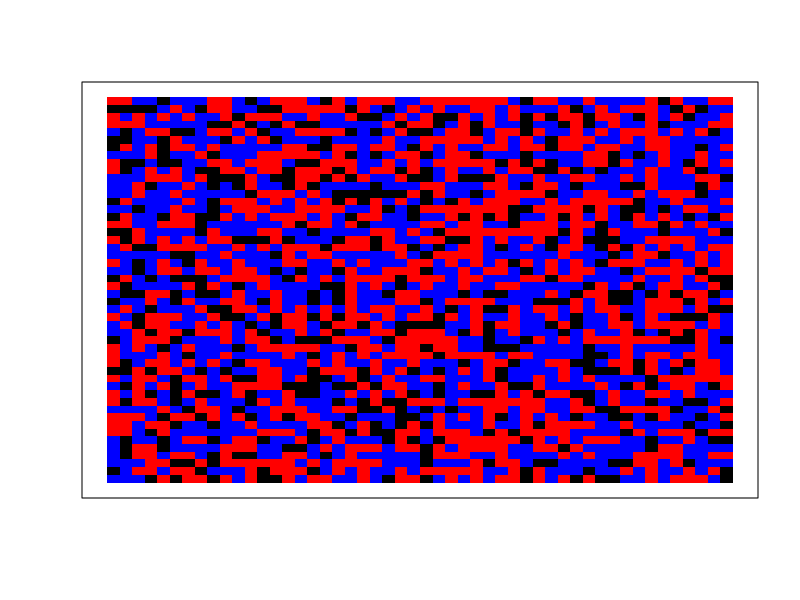
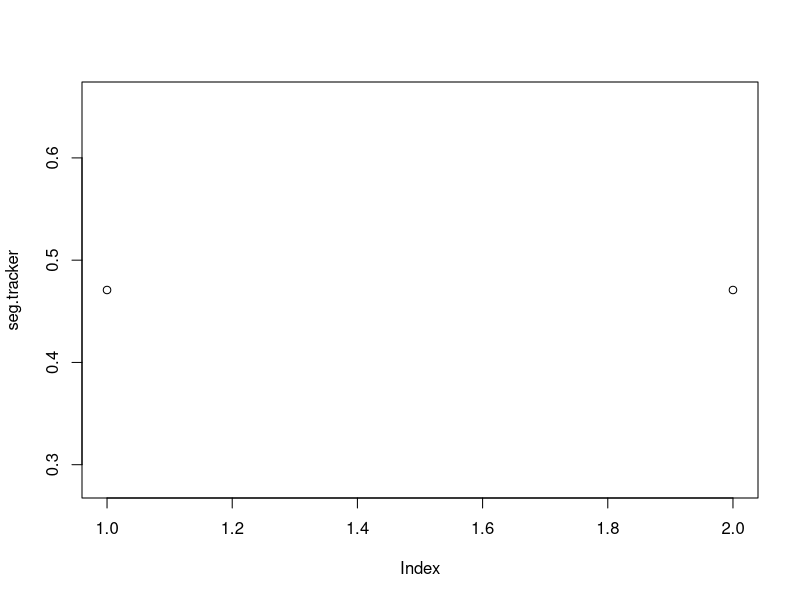

Write R code to recreate these figures, in order.
# model parameters ####
rows <- 50 
cols <- 50
proportion.group.1 <- .5 # proportion of red agents
empty <- .2 # proportion of grid that will be empty space
min.similarity <- 3/8 # minimum proportion of neighbors that are the same type to not move

# create.grid ####
# generates a rows x column matrix and randomly places the initial population
# values in the matrix are either 0, 1, or 2
# if 0, the space is empty
# 1 and 2 represent the two different groups
create.grid <- function(rows, cols, proportion.group.1, empty){
  pop.size.group.1 <- (rows*cols)*(1-empty)*proportion.group.1
  pop.size.group.2 <- (rows*cols)*(1-empty)*(1-proportion.group.1)
  
  initial.population <- sample(c(
    rep(1, pop.size.group.1), 
    rep(2, pop.size.group.2), 
    rep(0, (rows*cols)-pop.size.group.1-pop.size.group.2)
  ))
  grid <- matrix(initial.population, nrow=rows, ncol=cols)
}

# visualize.grid ####
# outputs a visualization of the grid, with red squares representing group 1,
# blue squares group 2, and black squares empty locations.
visualize.grid <- function(grid){
  image(grid, col=c('black','red','blue'), xaxs=NULL, yaxs=NULL, xaxt='n', yaxt='n')
}

# empty.locations ####
# returns all the locations in the grid that are empty
# output is an N x 2 array, with N equal to the number of empty locations
# the 2 columns contain the row and column of the empty location.
empty.locations <- function(grid){
  return(which(grid==0, arr.ind=T))
}

# similarity.to.center ####
# takes a grid and the center.val of that grid and returns
# the proportion of cells that are the same as the center,
# ignoring empty cells. the center.val must be specified
# manually in case the grid has an even number of rows or 
# columns
similarity.to.center <- function(grid.subset, center.val){
  if(center.val == 0){ return(NA) }
  same <- sum(grid.subset==center.val) - 1
  not.same <- sum(grid.subset!=center.val) - sum(grid.subset==0)
  return(same/(same+not.same))
}

# segregation ####
# computes the proportion of neighbors who are from the same group
segregation <- function(grid){
  same.count <- 0
  diff.count <- 0
  for(row in 1:(nrow(grid)-1)){
    for(col in 1:(ncol(grid)-1)){
      if(grid[row,col] != 0 && grid[row+1,col+1] != 0){
        if(grid[row,col] != grid[row+1,col+1]){
          diff.count <- diff.count + 1
        } else {
          same.count <- same.count + 1
        }
      }
    }
  }
  return(same.count / (same.count + diff.count))
}

# unhappy.agents ####
# takes a grid and a minimum similarity threshold and computes
# a list of all of the agents that are unhappy with their 
# current location. the output is N x 2, with N equal to the
# number of unhappy agents and the columns representing the 
# location (row, col) of the unhappy agent in the grid
unhappy.agents <- function(grid, min.similarity){
  grid.copy <- grid
  for(row in 1:rows){
    for(col in 1:cols){
      similarity.score <- similarity.to.center(grid[max(0, row-1):min(rows,row+1), max(0,col-1):min(cols,col+1)], grid[row,col])
      if(is.na(similarity.score)){
        grid.copy[row,col] <- NA
      } else {
        grid.copy[row,col] <- similarity.score >= min.similarity
      }
    }
  }
  return(which(grid.copy==FALSE, arr.ind = T))
}

# one.round ####
# runs a single round of the simulation. the round starts by finding
# all of the unhappy agents and empty spaces. then unhappy agents are randomly
# assigned to a new empty location. a new grid is generated to reflect all of
# the moves that took place.
one.round <- function(grid, min.similarity){
#new.grid<-grid
empty.spaces<- empty.locations(grid)
unhappy<- unhappy.agents(grid, min.similarity)
empty.spaces<- empty.spaces[ sample(1:nrow(empty.spaces)),  ]   
for(i in 1:nrow(empty.spaces)){
if(i>nrow(unhappy)){break;}
grid[empty.spaces[i,1], empty.spaces[i,2]]<- grid[unhappy[i,1], unhappy[i,2]]
grid[unhappy[i,1], unhappy[i,2]]<- 0
}
}

# running the simulation ####
done <- FALSE # a variable to keep track of whether the simulation is complete
grid <- create.grid(rows, cols, proportion.group.1, empty)
seg.tracker <- c(segregation(grid)) # keeping a running tally of the segregation scores for each round
while(!done){
  new.grid <- one.round(grid, min.similarity) # run one round of the simulation, and store output in new.grid
  seg.tracker <- c(seg.tracker, segregation(grid)) # calculate segregation score and add to running list
  if(all(new.grid == grid)){ # check if the new.grid is identical to the last grid
    done <- TRUE # if it is, simulation is over -- no agents want to move
  } else {
    grid <- new.grid # otherwise, replace grid with new.grid, and loop again.
  }
}
layout(1) # change graphics device to have two plots
visualize.grid(grid) # show resulting grid
plot(seg.tracker) # plot segregation over time
